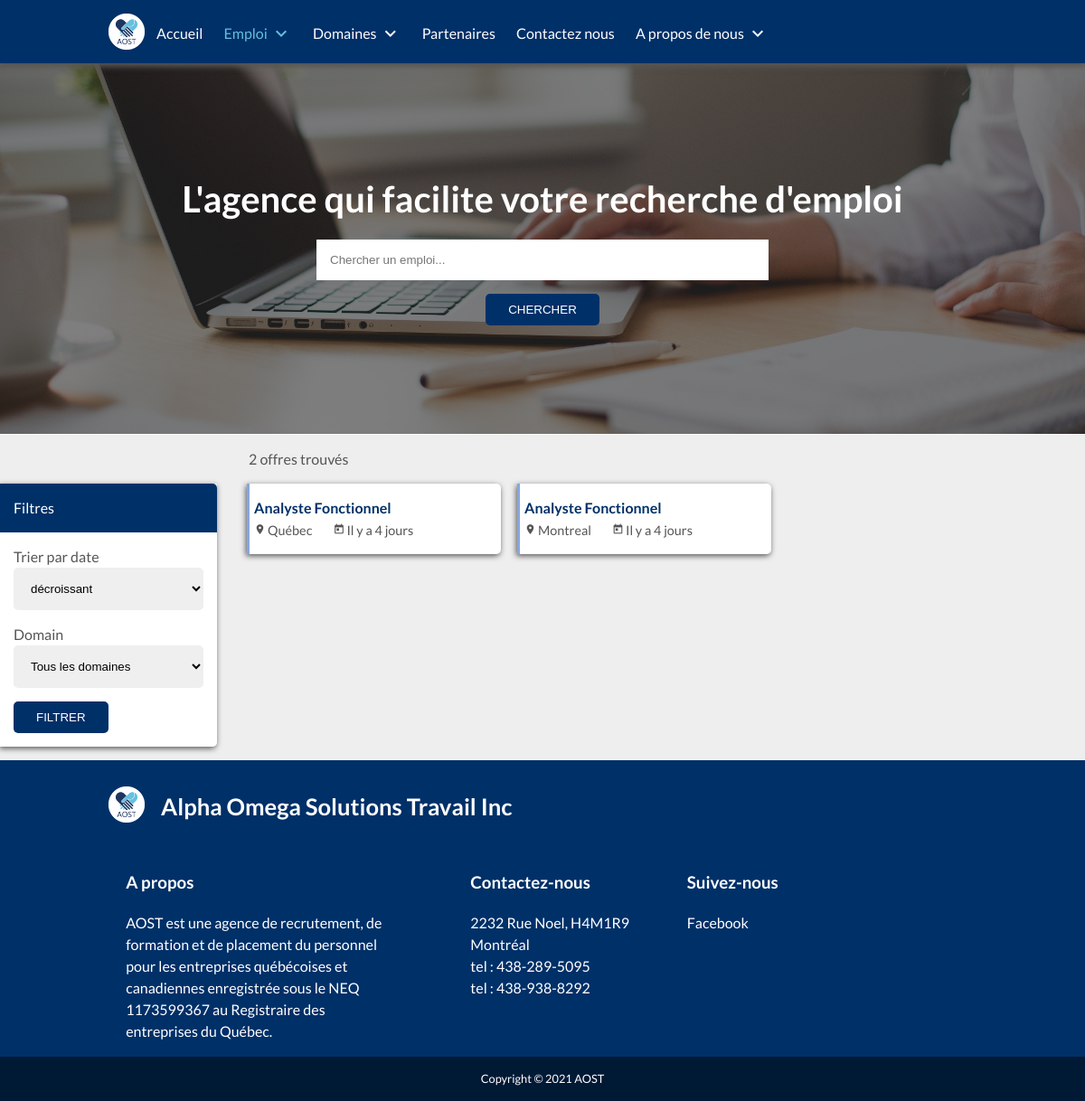
Before: /job/offers/index.php with the older database file.
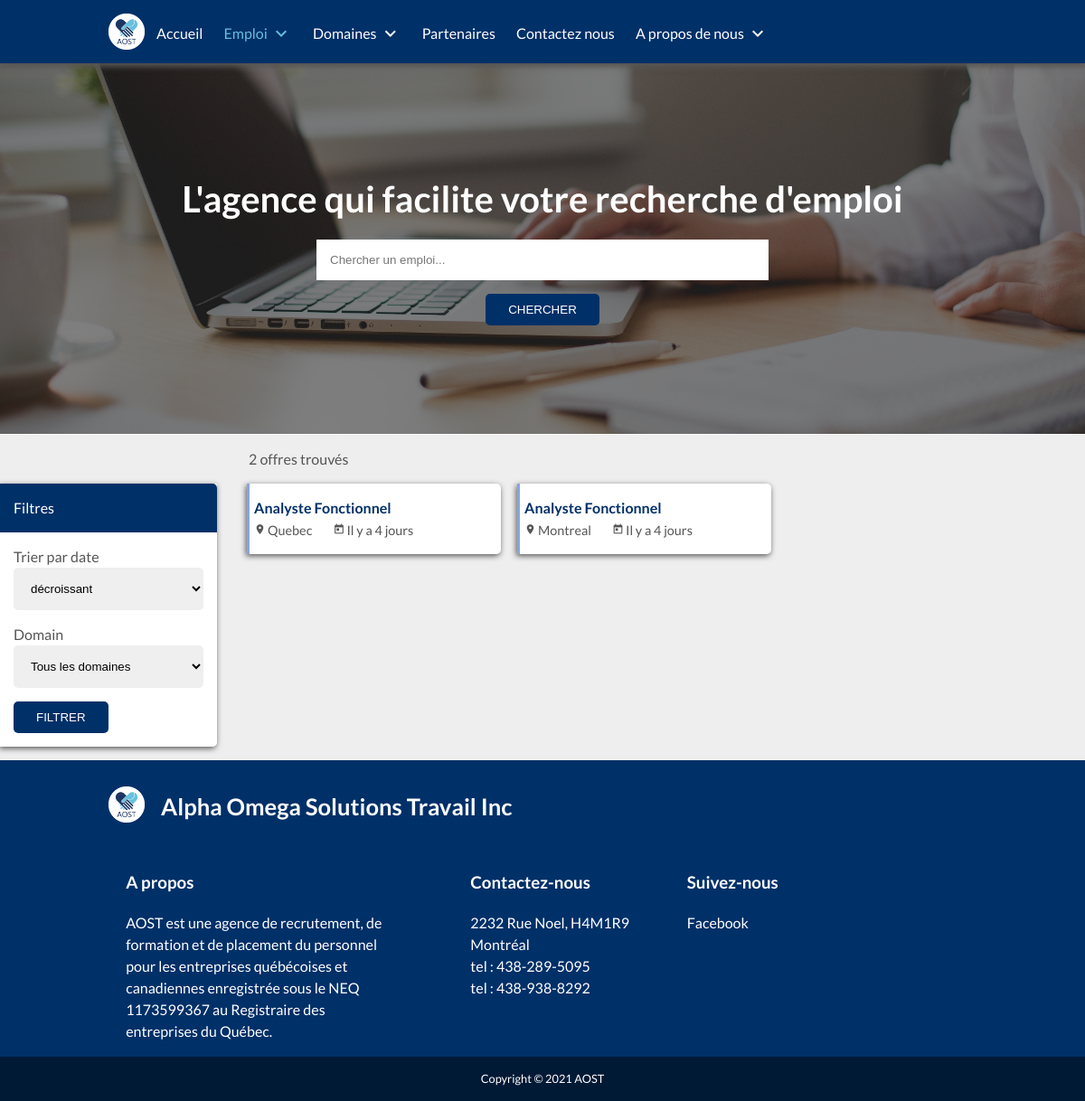
After: the same page with the newer database file.
### tables this page shows
CREATE TABLE IF NOT EXISTS `offers` (
  `id` bigint(20) NOT NULL AUTO_INCREMENT,
  `id_admin` bigint(20) NOT NULL,
  `id_subdomain` bigint(20) NOT NULL,
  `id_city` bigint(20) NOT NULL,
  `compagny` varchar(100) NOT NULL,
  `description` longtext COMMENT 'Description globale de la demande',
  `missions` longtext COMMENT 'description détaillée (par mission) de la demande',
  `skill` longtext COMMENT 'compétences requises du postulant',
  `candidate_profile` longtext COMMENT 'Informations requises du postulant (age, annee d''experience, caractere etc...)',
  `cv` int(1) NOT NULL DEFAULT '0' COMMENT 'vaudra 1 si un CV est requit pour postuler',
  `motivation` int(1) NOT NULL DEFAULT '0' COMMENT 'Vaudra 1 si une lettre de motivation est requise pour postuler',
  `deleted` int(2) NOT NULL DEFAULT '0' COMMENT 'Vaudra 1 si supprimé par un admin (restera présente dans un onglet archives ou corbeille)',
  `expired` int(2) NOT NULL DEFAULT '0' COMMENT 'vaudra 1 si déjà expiré',
  `deadline` datetime NOT NULL COMMENT 'Date limite',
  `added_at` datetime NOT NULL DEFAULT CURRENT_TIMESTAMP,
  PRIMARY KEY (`id`),
  KEY `fk_city` (`id_city`),
  KEY `fk_subdomain` (`id_subdomain`),
  KEY `fk_admin` (`id_admin`)
);

CREATE TABLE IF NOT EXISTS `subdomains` (
  `id` bigint(20) NOT NULL AUTO_INCREMENT,
  `id_admin` bigint(20) NOT NULL,
  `id_domain` bigint(20) NOT NULL,
  `name` varchar(200) NOT NULL,
  `color` varchar(100) NOT NULL,
  `image` varchar(255) NOT NULL,
  `added_at` datetime NOT NULL DEFAULT CURRENT_TIMESTAMP,
  PRIMARY KEY (`id`),
  KEY `id_domain` (`id_domain`),
  KEY `fk_admin` (`id_admin`)
);

CREATE TABLE IF NOT EXISTS `city` (
  `id` bigint(20) NOT NULL AUTO_INCREMENT,
  `name` varchar(150) NOT NULL,
  `added_at` datetime NOT NULL DEFAULT CURRENT_TIMESTAMP,
  PRIMARY KEY (`id`)
);

### job/offers/index.php (called while the page is built)
<?php include($_SERVER["DOCUMENT_ROOT"]."/aost/outils/php/redirection.php");
	redirection("Offres d'emplois | Alpha Omega Solutions Travail", _APP_PATH."job/offers/offers.php", "Offres d'emplois", "Offres d'emplois", _ROOT_PATH."job/offers/offers.css", _ROOT_PATH."job/offers/offers.js");
?>

### class/Offer.class.php (called while the page is built, shortened)
<?php
class Offer
{
    private $_id;
    private $_added_at;
    public function __construct(array $data){
        foreach ($data as $key => $value) {
            $method='set'.ucfirst($key);
        }
    }
    public function setId($id){
        $this->_id=intval($id);
    }
    public function getId(){
        return $this->_id;
    }
    public function setAdded_at($added_at){
        $this->_added_at=htmlentities(strval($added_at));
    }
    public function getAdded_at(){
        return $this->_added_at;
    }
public function getOffersLimit($start) {
    include(_APP_PATH."bd/server-connect.php");
    $start=intval($start);
    $end=$start+10;
    $query=$db->prepare("SELECT * FROM offers ORDER BY id DESC LIMIT $start,$end");
    $offers=[];
    if($query->execute()){
        while($data=$query->fetch()){
            $offers[]=new Offer($data);
        }
        return $offers;
    }else{
        return false;
    }
}
}
?>

### class/Subdomain.class.php (called while the page is built, shortened)
<?php
class Subdomain
{
   private $_name;
   public function __construct(array $data){
    foreach ($data as $key => $value) {
     $method='set'.ucfirst($key);
}
}
public function setName($name){
   $this->_name=htmlentities(strval($name));
}
public function getName(){
    return $this->_name;
}
public function getSubdomain($id){
    include(_APP_PATH."bd/server-connect.php");
    $id=intval($id);
    $query=$db->prepare("SELECT * FROM subdomains WHERE id=?");
    $query->bindParam(1,$id);
    if($query->execute() && $query->rowCount()==1){
      $data=$query->fetch();
      return (new Subdomain($data));
  }else{
      return false;
  }
}
}
?>

### class/Domain.class.php (called while the page is built, shortened)
<?php
class domain
{
    private $_color;
    public function __construct(array $data){
        foreach ($data as $key => $value) {
            $method='set'.ucfirst($key);
        }
    }
    public function setColor($color){
        $this->_color=htmlentities(strval($color));
    }
    public function getColor(){
        return $this->_color;
    }
public function getDomain($id){
    include(_APP_PATH."bd/server-connect.php");
    $id=intval($id);
    $query=$db->prepare("SELECT * FROM domains WHERE id=?");
    $query->bindParam(1,$id);
    if($query->execute() && $query->rowCount()==1){
        $data=$query->fetch();
        return (new Domain($data));
    }else{
        return false;
    }
}
}
?>

### class/City.class.php (called while the page is built, shortened)
<?php
class City
{
    private $_name;
    public function __construct(array $data){
        foreach ($data as $key => $value) {
            $method='set'.ucfirst($key);
        }
    }
    public function setName($name){
        $this->_name=htmlentities(strval($name));
    }
    public function getName(){
        return $this->_name;
    }
public function getCity($id){
    include(_APP_PATH."bd/server-connect.php");
    $id=intval($id);
    $query=$db->prepare("SELECT * FROM city WHERE id=?");
    $query->bindParam(1,$id);
    if($query->execute() && $query->rowCount()==1){
        $data=$query->fetch();
        return (new City($data));
    }else{
        return false;
    }
}
}
?>

### job/offers/offers.php (the view, shortened to what the rows shown need)
<?php
	if (isset($_POST["keyword"])) {
		if ($_POST["keyword"] != "") {
			if(isset($_POST["id_domain"])){
				$offers_count = $offer->getOffersFilterRegex_count($_POST["id_domain"], $_POST["keyword"]);
			}else {
				$offers_count = $offer->getOffersLimitRegex_count($_POST["keyword"]);
			}
		}else{
			if(isset($_POST["id_domain"])){
				$offers_count = $offer->getOffersFilter_count($_POST["id_domain"]);
			}else {
				$offers_count = $offer->getOffers();
			}
		}
	}else{
		if(isset($_POST["id_domain"])){
			$offers_count = $offer->getOffersFilter_count($_POST["id_domain"]);
		}else {
			$offers_count = $offer->getOffers();
		}
	}
	$actuParPage= 10;
	$nombreDePages=ceil(count($offers_count)/$actuParPage);
	if(isset($_GET['page']))
	{
		 $pageActuelle=intval($_GET['page']);
		 if($pageActuelle>$nombreDePages)
		 {
					$pageActuelle=$nombreDePages;
		 }
	}
	else
	{
		 $pageActuelle=1;
	}
	$premiereEntree=($pageActuelle-1)*$actuParPage;
	if (isset($_POST["keyword"])) {
		if ($_POST["keyword"] != "") {
			if(isset($_POST["id_domain"])){
				$offers = $offer->getOffersFilterRegex($_POST["date"], $_POST["id_domain"], $_POST["keyword"], $premiereEntree);
			}else {
				$offers = $offer->getOffersLimitRegex($_POST["keyword"], $premiereEntree);
			}
		}else{
			if(isset($_POST["id_domain"])){
				$offers = $offer->getOffersFilter($_POST["date"], $_POST["id_domain"], $premiereEntree);
			}else {
				$offers = $offer->getOffersLimit($premiereEntree);
			}
		}
	}else{
		if(isset($_POST["id_domain"])){
			$offers = $offer->getOffersFilter($_POST["date"], $_POST["id_domain"], $premiereEntree);
		}else {
			$offers = $offer->getOffersLimit($premiereEntree);
		}
	}
?>
<div class="offres-block offers-container">
					<?php
						$domains = $domain->getDomains();
						foreach($domains as $domain){
					?>
					<option value="<?php echo $domain->getId(); ?>" <?php if(isset($_POST["id_domain"])){ if($_POST["id_domain"] == $domain->getId()){echo "selected";} } ?>><?php echo $domain->getName(); ?></option>
					<?php } ?>
  <div class="offres-contain">
    <div class="emplois-populaires-container">
      <?php
        foreach ($offers as $offer) {
	        $city = $city->getCity($offer->getId_city());
	        $subdomain = $subdomain->getSubdomain($offer->getId_subdomain());
	        $domain = $domain->getDomain($subdomain->getId_domain());
          $domainColor = $domain->getColor()==""? "66BFDE" : $domain -> getColor();
        ?>
        <a href="<?php echo _ROOT_PATH."job/offers/a/".str_replace(" ", "-",$subdomain->getName())."/".$offer->getId()."/" ?>" class="ep-block" style="border-left : 3px solid #<?php echo $domainColor; ?>">
          <div class="ep-text">
            <span class="ep-title"><?php echo $subdomain->getName(); ?></span>
            <span class="ep-city"><i class="material-icons vertical-align-bottom">location_on</i><?php echo $city->getName(); ?></span>
            <span class="ep-added_at"><i class="material-icons vertical-align-bottom"> today </i><?php echo get_elapsed_time($offer->getAdded_at()); ?></span>
          </div>
        </a>
      <?php } ?>
    </div>
  </div>
</div>

### outils/php/functions.php (shortened to what the rows shown need)
<?php
$tab_month=array("Janvier","Février","Mars","Avril","Mai","Juin","Juillet","Aougt","Septembre","Octobre","Novembre","Décembre");
function get_elapsed_time($datetime){
	global $tab_month;
	$date_convert_in_seconde = strtotime($datetime);
	if(date('Ymd', $date_convert_in_seconde) == date('Ymd')){
		$diff = time()-$date_convert_in_seconde;
		if($diff < 60){
			echo "Il y a ".$diff." secondes";
		}else if($diff < 3600){
			echo "Il y a ".floor($diff/60)." min";
		}else if($diff < 86400){
			echo "Il y a ".floor($diff/3600)."h";
		}
	}else if(date('Ymd', $date_convert_in_seconde) == date('Ymd', strtotime('- 1 DAY'))){
		echo "Hier";
	}else if(date('Ymd', $date_convert_in_seconde) == date('Ymd', strtotime('- 2 DAY'))){
		echo "Il y a 2 jours";
	}else if(date('Ymd', $date_convert_in_seconde) == date('Ymd', strtotime('- 3 DAY'))){
		echo "Il y a 3 jours";
	}else if(date('Ymd', $date_convert_in_seconde) == date('Ymd', strtotime('- 4 DAY'))){
		echo "Il y a 4 jours";
	}else if(date('Ymd', $date_convert_in_seconde) == date('Ymd', strtotime('- 5 DAY'))){
		echo "Il y a 5 jours";
	}else if(date('Ymd', $date_convert_in_seconde) == date('Ymd', strtotime('- 6 DAY'))){
		echo "Il y a 6 jours";
	}else if(date('Ymd', $date_convert_in_seconde) == date('Ymd', strtotime('- 1 WEEK'))){
		echo "Il y a 1 semaine";
	}else if(date('Ymd', $date_convert_in_seconde) == date('Ymd', strtotime('- 2 WEEK'))){
		echo "Il y a 2 semaines";
	}else if(date('Ymd', $date_convert_in_seconde) == date('Ymd', strtotime('- 3 WEEK'))){
		echo "Il y a 3 semaines";
	}else if(date('Ymd', $date_convert_in_seconde) == date('Ymd', strtotime('- 4 WEEK'))){
		echo "Il y a 4 semaines";
	}else if(date('Ymd', $date_convert_in_seconde) == date('Ymd', strtotime('- 1 MONTH'))){
		echo "Il y a 1 mois";
	}else if(date('Y', $date_convert_in_seconde) == date('Y', strtotime('- 1 YEAR'))){
		echo "Il y a 1 an";
	}else if(date('Y', $date_convert_in_seconde) == date('Y', strtotime('- 2 YEAR'))){
		echo "Il y a 2 ans";
	}else if(date('Y', $date_convert_in_seconde) == date('Y', strtotime('- 3 YEAR'))){
		echo "Il y a 3 ans";
	}else if(date('Y', $date_convert_in_seconde) == date('Y', strtotime('- 4 YEAR'))){
		echo "Il y a 4 ans";
	}else if(date('Y', $date_convert_in_seconde) == date('Y', strtotime('- 5 YEAR'))){
		echo "Il y a 5 ans";
	}else if(date('Y', $date_convert_in_seconde) == date('Y', strtotime('- 6 YEAR'))){
		echo "Il y a 6 ans";
	}else if(date('Y', $date_convert_in_seconde) == date('Y', strtotime('- 7 YEAR'))){
		echo "Il y a 7 ans";
	}else if(date('Y', $date_convert_in_seconde) == date('Y', strtotime('- 8 YEAR'))){
		echo "Il y a 8 ans";
	}else if(date('Y', $date_convert_in_seconde) == date('Y', strtotime('- 9 YEAR'))){
		echo "Il y a 9 ans";
	}else if(date('Y', $date_convert_in_seconde) == date('Y', strtotime('- 10 YEAR'))){
		echo "Il y a 10 ans";
	}else if(date('Y', $date_convert_in_seconde) == date('Y', strtotime('- 11 YEAR'))){
		echo "Il y a 11 ans";
	}else if(date('Y', $date_convert_in_seconde) == date('Y', strtotime('- 12 YEAR'))){
		echo "Il y a 12 ans";
	}else if(date('Y', $date_convert_in_seconde) == date('Y', strtotime('- 13 YEAR'))){
		echo "Il y a 13 ans";
	}else if(date('Y', $date_convert_in_seconde) == date('Y', strtotime('- 14 YEAR'))){
		echo "Il y a 14 ans";
	}else if(date('Y', $date_convert_in_seconde) == date('Y', strtotime('- 15 YEAR'))){
		echo "Il y a 15 ans";
	}else if(date('Y', $date_convert_in_seconde) == date('Y', strtotime('- 16 YEAR'))){
		echo "Il y a 16 ans";
	}else if(date('Y', $date_convert_in_seconde) == date('Y', strtotime('- 17 YEAR'))){
		echo "Il y a 17 ans";
	}else if(date('Y', $date_convert_in_seconde) == date('Y', strtotime('- 18 YEAR'))){
		echo "Il y a 18 ans";
	}else if(date('Y', $date_convert_in_seconde) == date('Y', strtotime('- 19 YEAR'))){
		echo "Il y a 19 ans";
	}else if(date('Y', $date_convert_in_seconde) == date('Y', strtotime('- 20 YEAR'))){
		echo "Il y a 20 ans";
	}else if(date('Y', $date_convert_in_seconde) < date('Y', strtotime('- 20 YEAR'))){
		echo "Il y a plus de 20 ans";
	}else{
		$mois=date('m',$date_convert_in_seconde);
		$mois=$tab_month[$mois-1];
		echo 'depuis le '.date('d', $date_convert_in_seconde)." ".$mois;
	}
}
?>

Changed rows visible on the page:
changed through a linked row, offers: id_city.name "Québec" → "Quebec"
